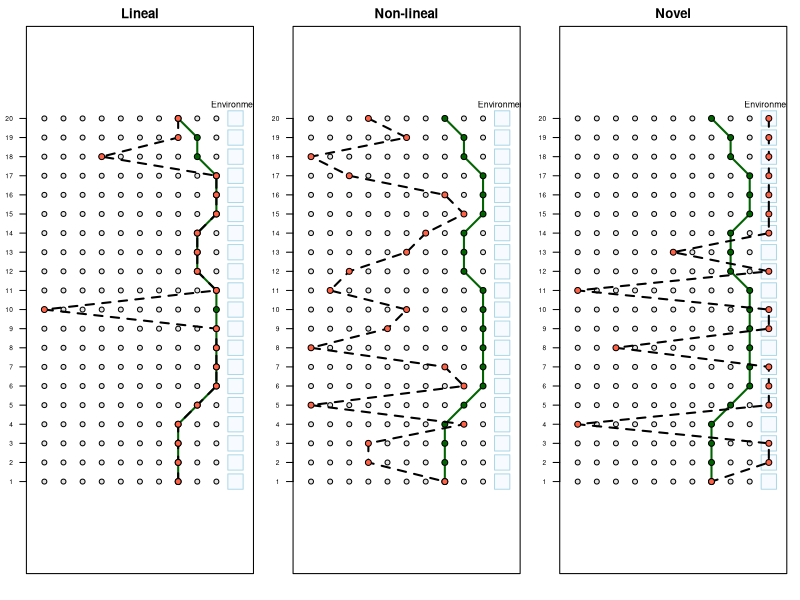

Write R code to recreate this figure.
microbial_lineage_grid_plot <- function(n_hosts = 10, n_gens = 20,
                                        lineage_path,
                                        host_lineage = NULL,
                                        environment_col = n_hosts + 1,
                                        title = "Microbial Lineage Ancestry") {
  
  plot(NA, xlim = c(0.5, environment_col + 0.5), ylim = c(0.5, n_gens + 0.5),
       xaxt = "n", yaxt = "n", xlab = "", ylab = "", main = title, asp = 1)
  
  axis(2, at = 1:n_gens, labels = paste0("", 1:n_gens), las = 1, cex.axis = 0.6)
  
  for (gen in 1:n_gens) {
    points(1:n_hosts, rep(gen, n_hosts), pch = 21, bg = "gray90", col = "black")
    rect(environment_col - 0.4, gen - 0.4, environment_col + 0.4, gen + 0.4,
         col = rgb(0.9, 0.95, 1, 0.3), border = "lightblue")
  }
  text(environment_col, n_gens + 0.75, "Environment", cex = 0.8)
  
  if (!is.null(host_lineage)) {
    host_x <- sapply(host_lineage, function(pos) pos[2])
    host_y <- sapply(host_lineage, function(pos) pos[1])
    lines(host_x, host_y, col = "darkgreen", lwd = 2)
    points(host_x, host_y, pch = 21, bg = "darkgreen", col = "black", cex = 1.2)
  }
  
  x_vals <- sapply(lineage_path, function(pos) pos[2])
  y_vals <- sapply(lineage_path, function(pos) pos[1])
  lines(x_vals, y_vals, col = "black", lwd = 2, lty = 2)
  points(x_vals, y_vals, pch = 21, bg = "tomato", col = "black", cex = 1.2)
  
  text(0.5, 1, "", pos = 4, cex = 0.8)
}

compare_microbial_lineages_stochastic <- function() {
  par(mfrow = c(1, 3), mar = c(2, 2, 2, 1))
  
  # Host lineage as random walk
  host_positions <- numeric(20)
  host_positions[1] <- sample(3:8, 1)
  for (g in 2:20) {
    move <- sample(c(-1, 0, 1), 1)
    host_positions[g] <- min(max(host_positions[g - 1] + move, 1), 10)
  }
  host_lineage <- lapply(1:20, function(g) c(g, host_positions[g]))
  offspring_col <- host_positions[1]
  
  # Lineal: tracks host with rare deviations
  lineage_lineal <- lapply(1:20, function(g) {
    if (runif(1) < 0.15) c(g, sample(setdiff(1:10, host_positions[g]), 1))
    else c(g, host_positions[g])
  })
  
  microbial_lineage_grid_plot(lineage_path = lineage_lineal,
                              host_lineage = host_lineage,
                              title = "Lineal")
  
  # Non-lineal: random host trajectory, ends in offspring
  lineage_non_lineal <- lapply(20:2, function(g) c(g, sample(1:10, 1)))
  lineage_non_lineal <- append(lineage_non_lineal, list(c(1, offspring_col)))
  microbial_lineage_grid_plot(lineage_path = lineage_non_lineal,
                              host_lineage = host_lineage,
                              title = "Non-lineal")
  
  # Discordant: mostly environment, ends in offspring
  lineage_discordant <- list(c(1, offspring_col))
  for (g in 2:20) {
    if (runif(1) < 0.85) {
      lineage_discordant[[g]] <- c(g, 11)  # environment
    } else {
      lineage_discordant[[g]] <- c(g, sample(1:10, 1))  # host dip
    }
  }
  lineage_discordant <- rev(lineage_discordant)
  microbial_lineage_grid_plot(lineage_path = lineage_discordant,
                              host_lineage = host_lineage,
                              title = "Novel")
}

compare_microbial_lineages_stochastic()

